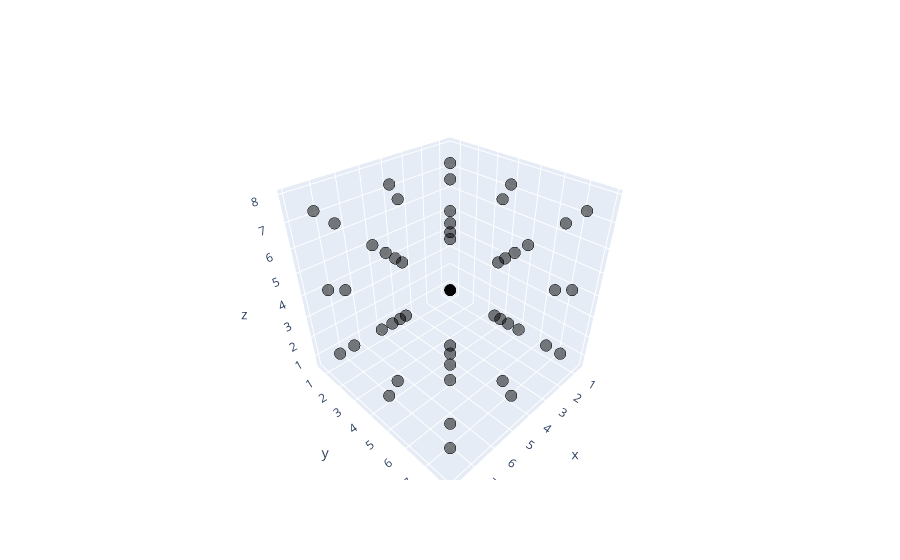

The notebook cell saved with this chart:
### Code cell
step = 0
latt_x = positions[step][:,0]
latt_y = positions[step][:,1]
latt_z = positions[step][:,2]
trace = go.Scatter3d(x = latt_x, y = latt_y, z=latt_z, mode = 'markers',
                    marker = dict(size = 4, color = 'rgba(0, 0, 0, .5)',
                    line = dict(width = 2, color = 'rgb(0, 0, 0)')),
)
iplot([trace], show_link=False)
